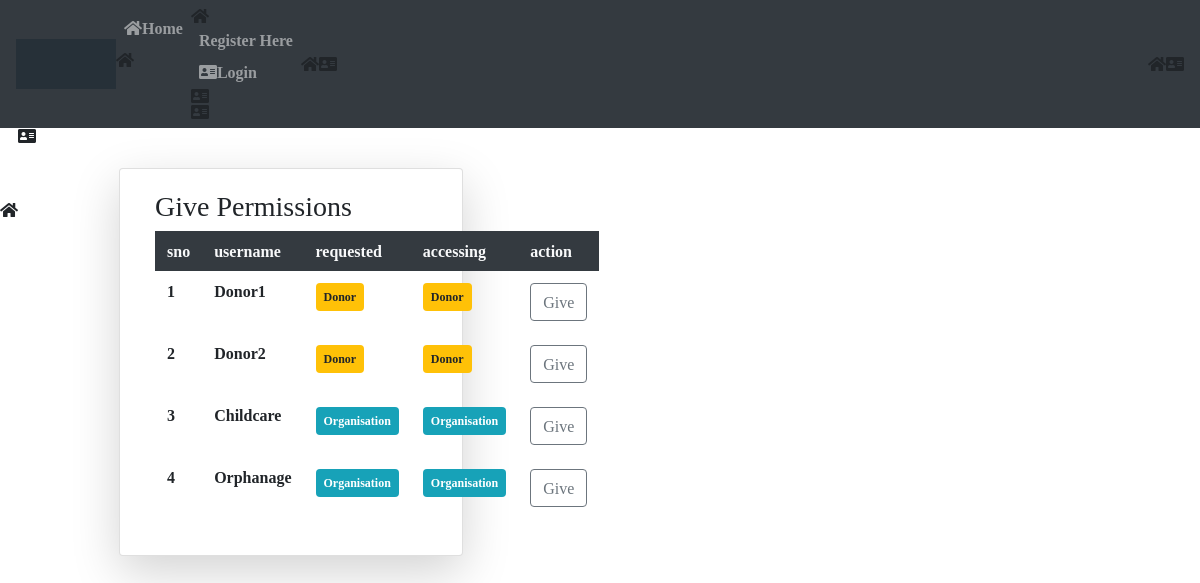
The page /gvperm/ on the database as committed earlier.
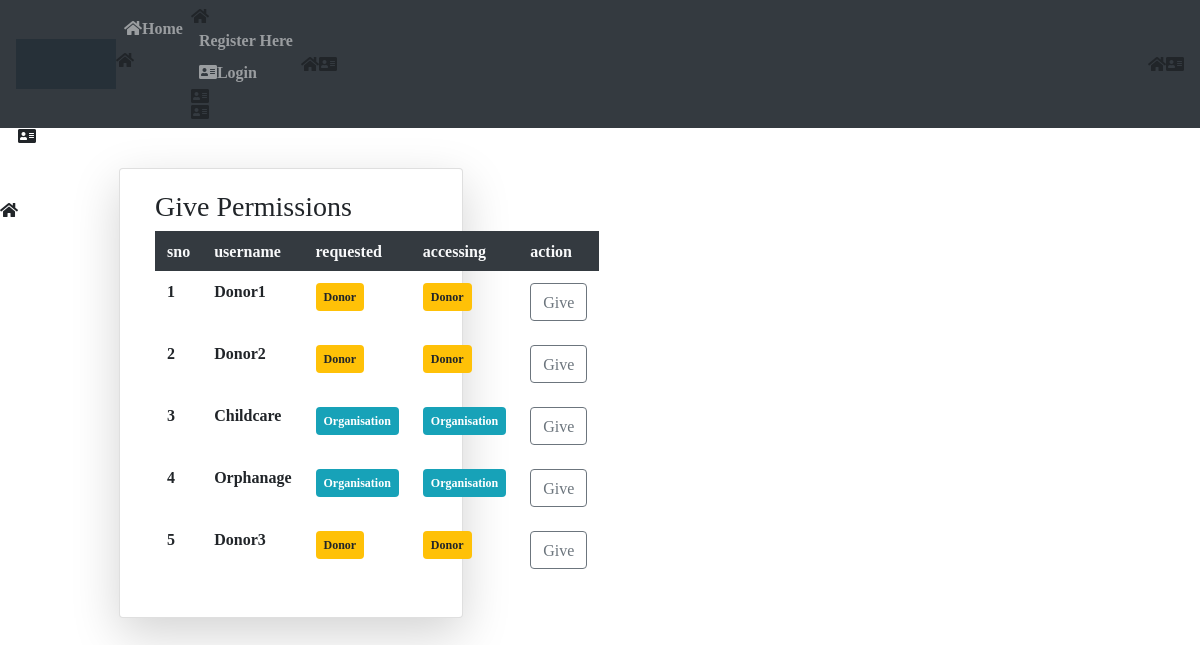
The same page on the database as committed later.
### App/models.py (models this page shows)
class User(AbstractUser):
	img= models.ImageField(upload_to='Profiles/',default="profile.png")
	dob=models.DateField(null=True,blank=True)
	g=[('Male','Male'),('Female','Female')]
	gender=models.CharField(max_length=10,choices=g,null=True,blank=True)
	ph_no=models.CharField(max_length=10)
	pan_no=models.CharField(max_length=10,null=True,blank=True)
	address=models.CharField(max_length=100)
	postal_code=models.CharField(max_length=7)
	city=models.CharField(max_length=20)
	state=models.CharField(max_length=20,default='Andhra Pradesh')
	country=models.CharField(max_length=20,default='India')
	idgen = models.TextField(blank=True)
	p=[(1,'Donor'),(2,'Organisation'),(3,'Guest')]
	role=models.IntegerField(choices=p,default=3)

### App/views.py (the view)
# urls.py: path('gvperm/',views.gvper,name="gv"),
def gvper(request):
	m = User.objects.all()
	n = Rolrq.objects.all()
	p,s = [],{}
	for i in m:
		p.append(i.id)
	for j in m:
		if j.id not in p or j.is_superuser:
			continue
		else:
			q = Rolrq.objects.get(ud_id=j.id)
			s[j.id] = j.username,q.roltype,q.random_id,j.role,j.id
	return render(request,'html/giveperm.html',{'v':s.values()})

### App/templates/html/giveperm.html (shortened to what this page needs)
{% extends 'html/base.html' %}
{% block content %}
<div class="container mt-4">
	<div class="card col-md-8 mx-auto shadow-lg">
		<div class="card-body">
			<h3>Give Permissions</h3>
			<table class="table table-borderless">
				<tr class="bg-dark text-light">
					<th>sno</th>
					<th>username</th>
					<th>requested</th>
					<th>accessing</th>
					<th>action</th>
				</tr>
				{% for n in v %}
				<tr>
					<td>{{forloop.counter}}</td>
					<td>{{n.0}}</td>
					<td>
						{% if n.1 == 1 %}
						<span class="badge badge-warning p-2">Donor</span>
						{% elif n.1 == 2 %}
						<span class="badge badge-info p-2">Organisation</span>{% endif %}
					</td>
					<td>{% if n.3 == 1 %}<span class="badge badge-warning p-2">Donor</span>{% elif n.3 == 2 %}<span class="badge badge-info p-2">Organisation</span>{% else %}<span class="badge badge-danger p-2">Guest</span>{% endif %}</td>
					<td><a href="{% url 'apr' n.4 %}" class="btn btn-outline-secondary">Give</a></td>
				</tr>
				{% endfor %}
			</table>
		</div>
	</div>
</div>
{% endblock %}

Rows that differ between the two databases and show on the page:
added User: username "Donor3"
Other text that changed with them:
new list line: "5 Donor Donor Give"
